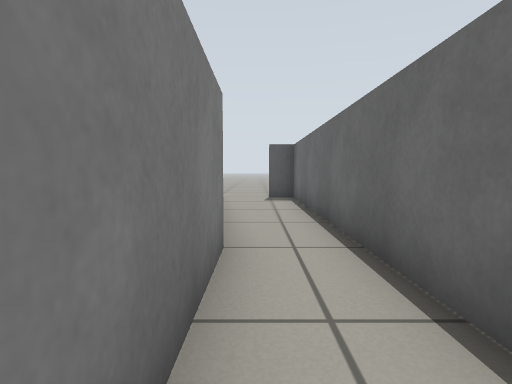
view 1 (above)

12 first-person views from a walk through a robot-simulator world made for Gazebo. The camera is 0.51 m above the floor, tilts 4° down and sees 80° across. The floor is counted in squares, 0.5 m on a side. Each view is taken from the middle of a square. On the plan, view 1 faces up. The plan holds only what a view shows up to about 12 squares ahead; the rest is blank.

view 2
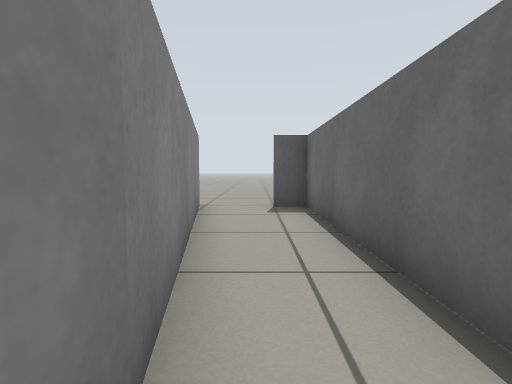

view 3
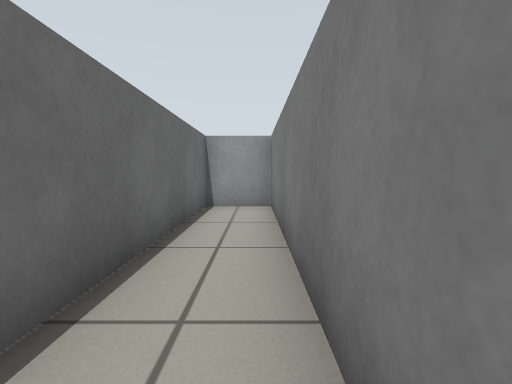

view 4
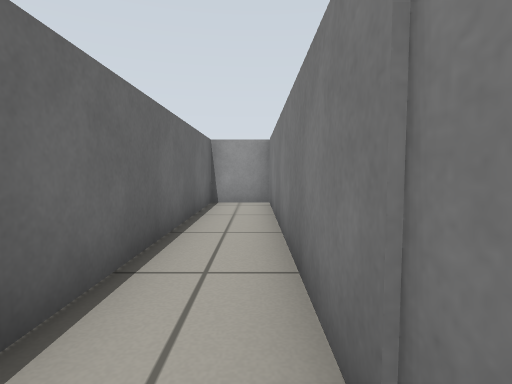

view 5
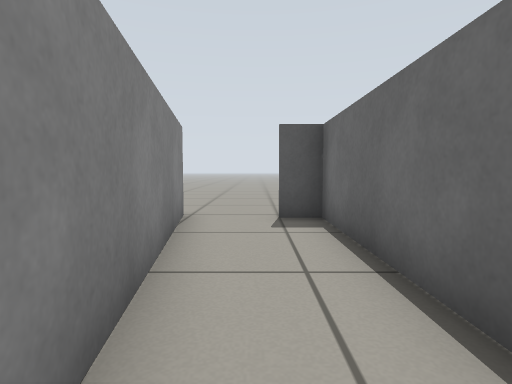

view 6
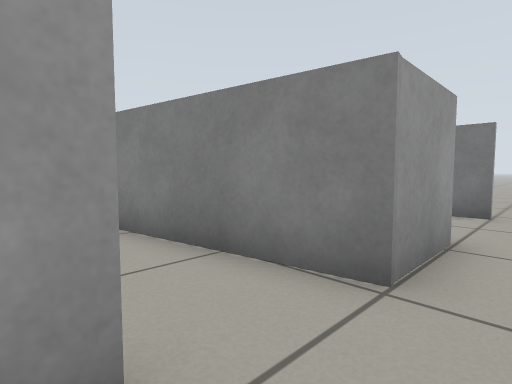

view 7
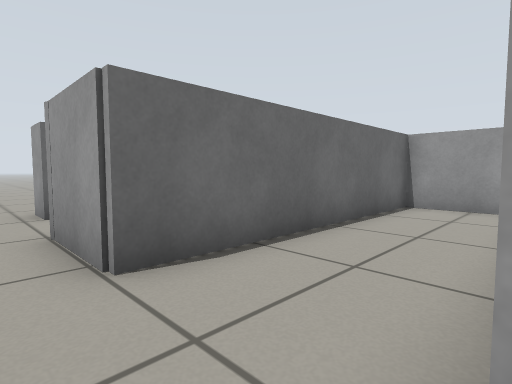

view 8
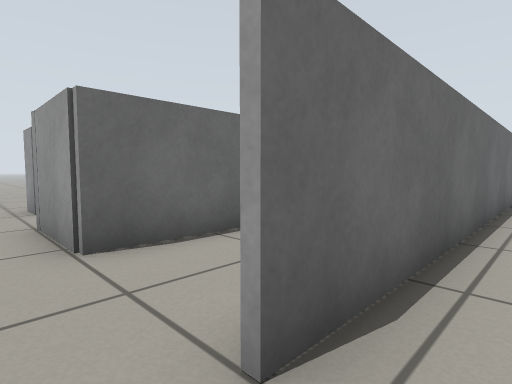

view 9
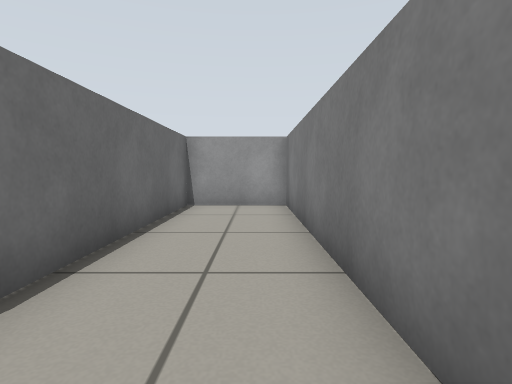

view 10
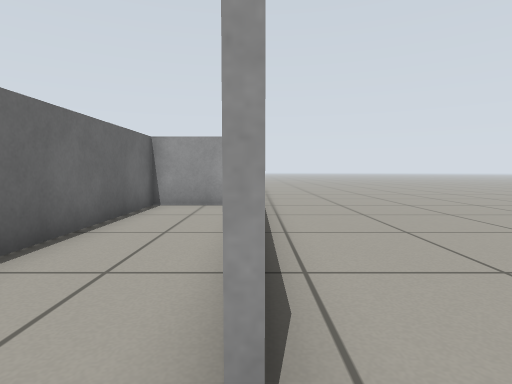

view 11
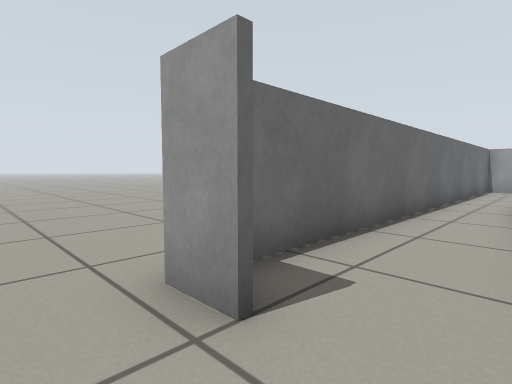

view 12
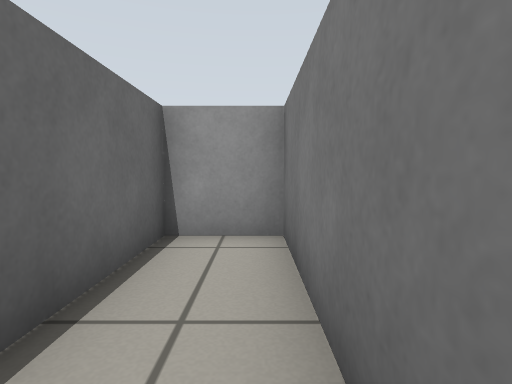

### Floor plan
Points are (right, up) in squares from view 1. A wall is a line through its corners. A room is listed if a view was taken in it or the views show most of it. See-through windows are left out.
Room 1 (views 1, 2, 3, 4, 5, 6, 11, 12)
walls: (-0.4, 4.1) (-0.4, -4.7) (1.4, -4.7) (1.4, 11.5); (0.4, 11.7) (1.5, 11.7); (-1.7, 12) (-0.5, 3.9)
ways out: opening at (-2, 13) to room 3; opening at (1, 12.5)
Room 2 (views 7, 8, 10)
walls: (-7, 1.8) (-7, 12)
ways out: opening at (-7, 12.5) to room 3
Room 3 (view 9)
walls: (-6.9, 12.1) (-6.9, 4.1) (-4, 4.1) (-4, 12) (-1.7, 12)
ways out: opening at (-2, 13) to room 1; opening at (-7, 12.5) to room 2

Positions as (right, up) in squares from view 1, and headings:
1: (0, 0), facing up
2: (0, 3), facing up
3: (0, 4), facing down
4: (0, 5), facing down
5: (0, 5), facing up
6: (1, 13), facing down-left
7: (-7, 13), facing down-right
8: (-8, 13), facing down-right
9: (-6, 13), facing down
10: (-7, 13), facing down
11: (-1, 13), facing down-right
12: (0, 0), facing down
